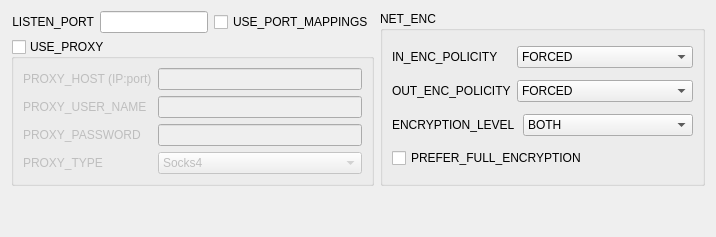
        <widget class="QWidget" name="page">
         <layout class="QGridLayout" name="gridLayout_20">
          <item row="0" column="4" rowspan="2">
           <widget class="QGroupBox" name="groupBox_10">
            <property name="title">
             <string>NET_ENC</string>
            </property>
            <property name="checkable">
             <bool>false</bool>
            </property>
            <layout class="QGridLayout" name="gridLayout_28">
             <item row="0" column="0">
              <widget class="QLabel" name="label_27">
               <property name="text">
                <string>IN_ENC_POLICITY</string>
               </property>
              </widget>
             </item>
             <item row="0" column="1" colspan="2">
              <widget class="QComboBox" name="inEncPolicyComboBox">
               <property name="currentIndex">
                <number>0</number>
               </property>
               <item>
                <property name="text">
                 <string>FORCED</string>
                </property>
               </item>
               <item>
                <property name="text">
                 <string>ENABLED</string>
                </property>
               </item>
               <item>
                <property name="text">
                 <string>DISABLED</string>
                </property>
               </item>
              </widget>
             </item>
             <item row="1" column="0">
              <widget class="QLabel" name="label_28">
               <property name="text">
                <string>OUT_ENC_POLICITY</string>
               </property>
              </widget>
             </item>
             <item row="2" column="0" colspan="2">
              <widget class="QLabel" name="label_29">
               <property name="text">
                <string>ENCRYPTION_LEVEL</string>
               </property>
              </widget>
             </item>
             <item row="2" column="2">
              <widget class="QComboBox" name="encLevelComboBox">
               <property name="currentIndex">
                <number>2</number>
               </property>
               <item>
                <property name="text">
                 <string>PROTOCOL_ENC_ONLY</string>
                </property>
               </item>
               <item>
                <property name="text">
                 <string>FULL_ENC</string>
                </property>
               </item>
               <item>
                <property name="text">
                 <string>BOTH</string>
                </property>
               </item>
              </widget>
             </item>
             <item row="3" column="0" colspan="3">
              <widget class="QCheckBox" name="preferFullEncCheckBox">
               <property name="text">
                <string>PREFER_FULL_ENCRYPTION</string>
               </property>
              </widget>
             </item>
             <item row="1" column="1" colspan="2">
              <widget class="QComboBox" name="outEncPolicyComboBox">
               <property name="currentIndex">
                <number>0</number>
               </property>
               <item>
                <property name="text">
                 <string>FORCED</string>
                </property>
               </item>
               <item>
                <property name="text">
                 <string>ENABLED</string>
                </property>
               </item>
               <item>
                <property name="text">
                 <string>DISABLED</string>
                </property>
               </item>
              </widget>
             </item>
            </layout>
           </widget>
          </item>
          <item row="0" column="2">
           <widget class="QLineEdit" name="portEdit">
            <property name="maxLength">
             <number>5</number>
            </property>
           </widget>
          </item>
          <item row="0" column="0" colspan="2">
           <widget class="QLabel" name="label">
            <property name="layoutDirection">
             <enum>Qt::LeftToRight</enum>
            </property>
            <property name="autoFillBackground">
             <bool>false</bool>
            </property>
            <property name="text">
             <string>LISTEN_PORT</string>
            </property>
            <property name="alignment">
             <set>Qt::AlignRight|Qt::AlignTrailing|Qt::AlignVCenter</set>
            </property>
           </widget>
          </item>
          <item row="2" column="0">
           <spacer name="verticalSpacer_4">
            <property name="orientation">
             <enum>Qt::Vertical</enum>
            </property>
            <property name="sizeHint" stdset="0">
             <size>
              <width>20</width>
              <height>40</height>
             </size>
            </property>
           </spacer>
          </item>
          <item row="0" column="3">
           <widget class="QCheckBox" name="portMappingsCheckBox">
            <property name="text">
             <string>USE_PORT_MAPPINGS</string>
            </property>
           </widget>
          </item>
          <item row="1" column="0" colspan="4">
           <widget class="QGroupBox" name="proxyGroupBox">
            <property name="enabled">
             <bool>true</bool>
            </property>
            <property name="title">
             <string>USE_PROXY</string>
            </property>
            <property name="checkable">
             <bool>true</bool>
            </property>
            <property name="checked">
             <bool>false</bool>
            </property>
            <layout class="QGridLayout" name="gridLayout">
             <item row="3" column="0">
              <widget class="QLabel" name="label_5">
               <property name="whatsThis">
                <string>PROXY_TYPE_WIT</string>
               </property>
               <property name="text">
                <string>PROXY_TYPE</string>
               </property>
              </widget>
             </item>
             <item row="1" column="1">
              <widget class="QLineEdit" name="proxyUsernameEdit">
               <property name="whatsThis">
                <string>PROXY_USER_NAME_WIT</string>
               </property>
              </widget>
             </item>
             <item row="0" column="1">
              <widget class="QLineEdit" name="proxyHostEdit">
               <property name="whatsThis">
                <string>PROXY_HOST_WIT</string>
               </property>
               <property name="maxLength">
                <number>21</number>
               </property>
              </widget>
             </item>
             <item row="1" column="0">
              <widget class="QLabel" name="label_3">
               <property name="whatsThis">
                <string>PROXY_USER_NAME_WIT</string>
               </property>
               <property name="text">
                <string>PROXY_USER_NAME</string>
               </property>
              </widget>
             </item>
             <item row="0" column="0">
              <widget class="QLabel" name="label_2">
               <property name="whatsThis">
                <string>PROXY_HOST_WIT</string>
               </property>
               <property name="text">
                <string>PROXY_HOST (IP:port)</string>
               </property>
              </widget>
             </item>
             <item row="2" column="1">
              <widget class="QLineEdit" name="proxyPwdEdit">
               <property name="whatsThis">
                <string>PROXY_PASSWORD</string>
               </property>
              </widget>
             </item>
             <item row="3" column="1">
              <widget class="QComboBox" name="proxyTypeComboBox">
               <property name="whatsThis">
                <string>PROXY_TYPE</string>
               </property>
               <item>
                <property name="text">
                 <string>Socks4</string>
                </property>
               </item>
               <item>
                <property name="text">
                 <string>Socks5</string>
                </property>
               </item>
               <item>
                <property name="text">
                 <string>Socks5 с паролем</string>
                </property>
               </item>
               <item>
                <property name="text">
                 <string>http</string>
                </property>
               </item>
               <item>
                <property name="text">
                 <string>http с паролем</string>
                </property>
               </item>
               <item>
                <property name="text">
                 <string>i2p</string>
                </property>
               </item>
              </widget>
             </item>
             <item row="2" column="0">
              <widget class="QLabel" name="label_4">
               <property name="whatsThis">
                <string>PROXY_PASSWORD_WIT</string>
               </property>
               <property name="text">
                <string>PROXY_PASSWORD</string>
               </property>
              </widget>
             </item>
            </layout>
           </widget>
          </item>
         </layout>
        </widget>
